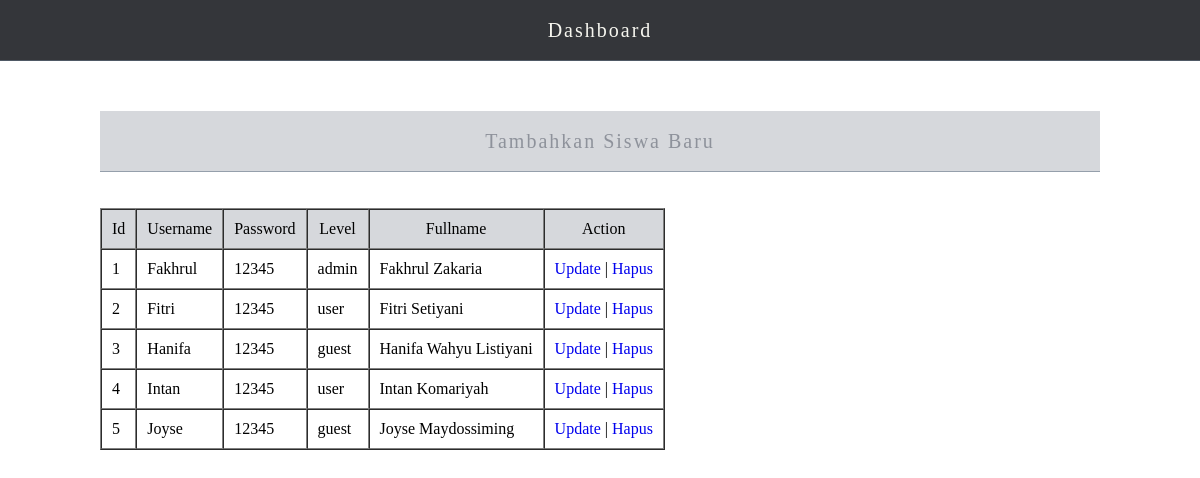
Page /dashboard.php on the committed database.
### tables this page shows
CREATE TABLE `users` (
  `id` int(11) NOT NULL,
  `username` varchar(255) NOT NULL,
  `password` varchar(255) NOT NULL,
  `level` enum('admin','user','guest') NOT NULL,
  `fullname` varchar(255) NOT NULL
);

### functions.php (called while the page is built, shortened)
<?php
	$conn = mysqli_connect("localhost", "root", "", "php-api");
	function query($query) {
		global $conn;
		$result = mysqli_query($conn, $query);
		$box = [];
		while ($data = mysqli_fetch_assoc($result)) {
			$box[] = $data;
		}
		return $box;
	}
 ?>

### dashboard.php (the view, shortened to what this page needs)
<?php
	require 'functions.php';
	$students = query("SELECT * FROM users");
 ?>
 <html>
 	<head>
 		<link rel="stylesheet" href="css/style-dashboard.css">
 	</head>
 	<body>
 		<h1 class="title">Dashboard</h1>
 		<div class="berita">
 			<div class="berita-baru">
 				<a href="create.php">
 					<h1 class="berita-baru">Tambahkan Siswa Baru</h1>
 				</a>
 			</div>
 			<br><br>
 			<div class="berita-lama">
 				<table border="1px" cellpadding="10" cellspacing="0">
 					<tr>
 						<td bgcolor="#D6D8DC" align="center">Id</td>
 						<td bgcolor="#D6D8DC" align="center">Username</td>
 						<td bgcolor="#D6D8DC" align="center">Password</td>
 						<td bgcolor="#D6D8DC" align="center">Level</td>
 						<td bgcolor="#D6D8DC" align="center">Fullname</td>
 						<td bgcolor="#D6D8DC" align="center">Action</td>
 					</tr>
 					<?php foreach($students as $student) : ?>
			 			<tr>
			 				<td><?= $student["id"] ?></td>
			 				<td><?= $student["username"] ?></td>
			 				<td><?= $student["password"] ?></td>
			 				<td><?= $student["level"] ?></td>
			 				<td><?= $student["fullname"] ?></td>
				 			<td><a href="update.php?id=<?= $student["id"] ?>">Update</a> | <a href="delete.php?id=<?= $student["id"] ?>" onclick="return confirm('Apakah kamu yakin akan menghapus data?');">Hapus</a></td>
			 			</tr>
			 		<?php endforeach; ?>
 				</table>
 			</div>
 		</div>
 	</body>
 </html>

### css/style-dashboard.css (style rules this page uses)
body { padding: 0; margin: 0; font-family: Montserrat; }
h1.title { text-align: center; font-weight: normal; color: #F6F6EF; line-height:60px; margin:0; font-size:20px; letter-spacing:2px; background-color:#34363A; border-bottom:1px solid rgba(101, 116, 134, 0.57); }
div.berita { padding: 50px 100px; }
div.berita a { text-decoration: none; }
h1.berita-baru { text-align: center; font-weight: normal; color: #8e929b; line-height:60px; margin:0; font-size:20px; letter-spacing:2px; background-color:#d6d8dc; border-bottom:1px solid rgba(101, 116, 134, 0.57); }

### rows in the picture
users: id "1", username "Fakhrul", password "12345", level "admin", fullname "Fakhrul Zakaria"
users: id "2", username "Fitri", password "12345", level "user", fullname "Fitri Setiyani"
users: id "3", username "Hanifa", password "12345", level "guest", fullname "Hanifa Wahyu Listiyani"
users: id "4", username "Intan", password "12345", level "user", fullname "Intan Komariyah"
users: id "5", username "Joyse", password "12345", level "guest", fullname "Joyse Maydossiming"
